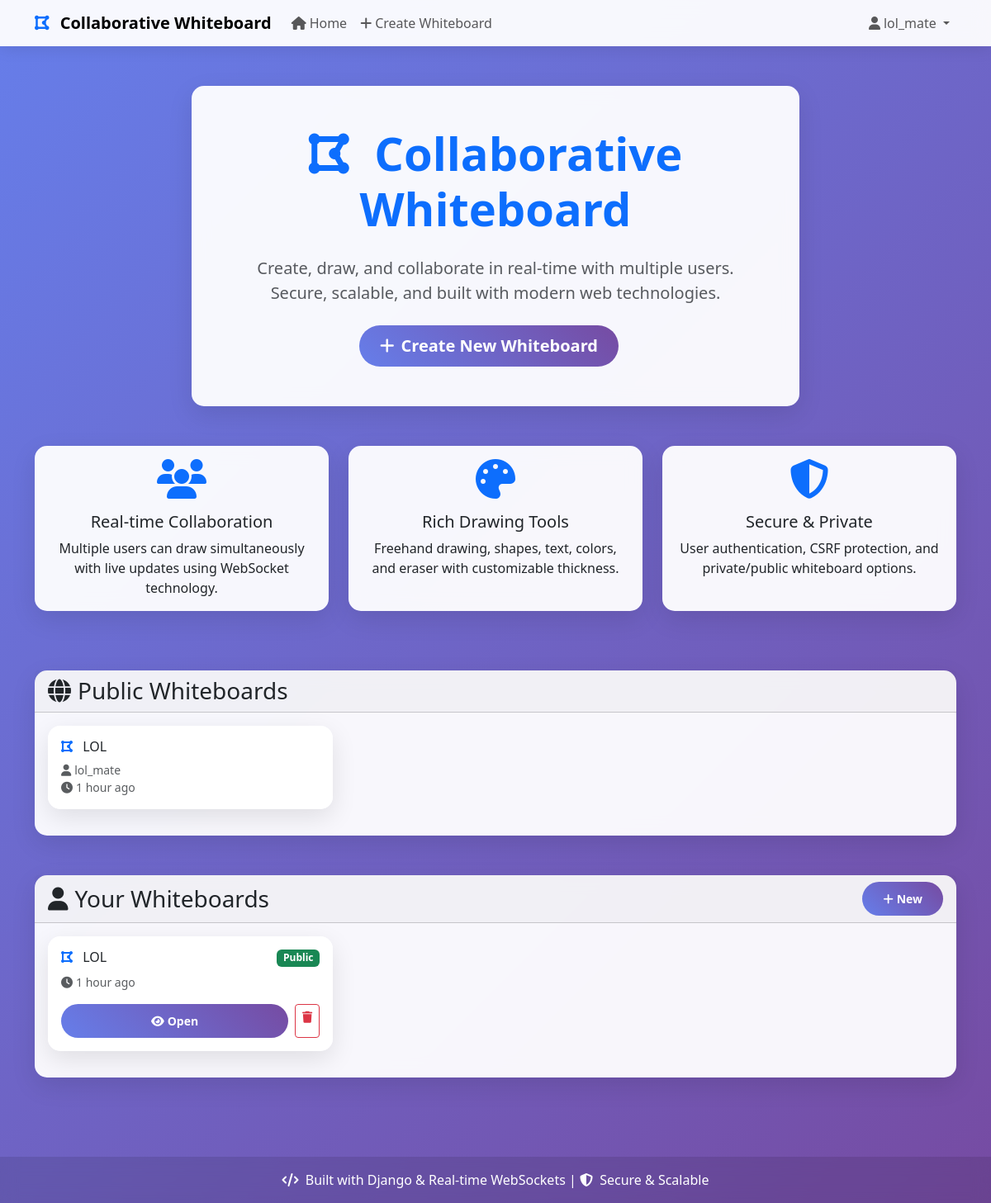
Screenshot of / (signed in) with the database file from the repository.
### whiteboard/models.py (models this page shows, shortened)
class Whiteboard(models.Model):
    title = models.CharField(max_length=200, help_text="Title of the whiteboard")
    owner = models.ForeignKey(User, on_delete=models.CASCADE, related_name='whiteboards')
    data = models.JSONField(default=dict, help_text="Drawing data in JSON format")
    is_public = models.BooleanField(default=False, help_text="Whether the whiteboard is publicly accessible")
    created_at = models.DateTimeField(auto_now_add=True)
    updated_at = models.DateTimeField(auto_now=True)
    class Meta:
        ordering = ['-updated_at']

### whiteboard/views.py (the view)
# urls.py: path('', views.home, name='home'),
def home(request):
    public_whiteboards = Whiteboard.objects.filter(is_public=True)[:10]
    user_whiteboards = []
    if request.user.is_authenticated:
        user_whiteboards = Whiteboard.objects.filter(owner=request.user)[:10]
    context = {
        'public_whiteboards': public_whiteboards,
        'user_whiteboards': user_whiteboards,
    }
    return render(request, 'whiteboard/home.html', context)

### whiteboard/templates/whiteboard/home.html (shortened to what this page needs)
{% extends 'whiteboard/base.html' %}
{% block content %}
<div class="container mt-5">
    <div class="row mb-5">
        <div class="col-lg-8 mx-auto text-center">
            <div class="card">
                <div class="card-body p-5">
                    <h1 class="display-4 fw-bold text-primary mb-4">
                        <i class="fas fa-draw-polygon me-3"></i>
                        Collaborative Whiteboard
                    </h1>
                    <p class="lead text-muted mb-4">
                        Create, draw, and collaborate in real-time with multiple users.
                        Secure, scalable, and built with modern web technologies.
                    </p>
                    {% if user.is_authenticated %}
                        <a href="{% url 'whiteboard:create' %}" class="btn btn-primary btn-lg me-3">
                            <i class="fas fa-plus me-2"></i>Create New Whiteboard
                        </a>
                    {% endif %}
                </div>
            </div>
        </div>
    </div>
    <div class="row mb-5">
        <div class="col-md-4 mb-4">
            <div class="card h-100">
                <div class="card-body text-center">
                    <i class="fas fa-users fa-3x text-primary mb-3"></i>
                    <h5 class="card-title">Real-time Collaboration</h5>
                    <p class="card-text">Multiple users can draw simultaneously with live updates using WebSocket technology.</p>
                </div>
            </div>
        </div>
        <div class="col-md-4 mb-4">
            <div class="card h-100">
                <div class="card-body text-center">
                    <i class="fas fa-palette fa-3x text-primary mb-3"></i>
                    <h5 class="card-title">Rich Drawing Tools</h5>
                    <p class="card-text">Freehand drawing, shapes, text, colors, and eraser with customizable thickness.</p>
                </div>
            </div>
        </div>
        <div class="col-md-4 mb-4">
            <div class="card h-100">
                <div class="card-body text-center">
                    <i class="fas fa-shield-alt fa-3x text-primary mb-3"></i>
                    <h5 class="card-title">Secure & Private</h5>
                    <p class="card-text">User authentication, CSRF protection, and private/public whiteboard options.</p>
                </div>
            </div>
        </div>
    </div>
    {% if public_whiteboards %}
        <div class="row mb-5">
            <div class="col-12">
                <div class="card">
                    <div class="card-header">
                        <h3 class="mb-0">
                            <i class="fas fa-globe me-2"></i>Public Whiteboards
                        </h3>
                    </div>
                    <div class="card-body">
                        <div class="row">
                            {% for whiteboard in public_whiteboards %}
                                <div class="col-md-6 col-lg-4 mb-3">
                                    <div class="card whiteboard-card h-100" onclick="location.href='{% url 'whiteboard:view' whiteboard.pk %}'">
                                        <div class="card-body">
                                            <h6 class="card-title text-truncate">
                                                <i class="fas fa-draw-polygon me-2 text-primary"></i>
                                                {{ whiteboard.title }}
                                            </h6>
                                            <p class="card-text text-muted small">
                                                <i class="fas fa-user me-1"></i>{{ whiteboard.owner.username }}<br>
                                                <i class="fas fa-clock me-1"></i>{{ whiteboard.updated_at|timesince }} ago
                                            </p>
                                        </div>
                                    </div>
                                </div>
                            {% endfor %}
                        </div>
                    </div>
                </div>
            </div>
        </div>
    {% endif %}
    {% if user.is_authenticated and user_whiteboards %}
        <div class="row mb-5">
            <div class="col-12">
                <div class="card">
                    <div class="card-header d-flex justify-content-between align-items-center">
                        <h3 class="mb-0">
                            <i class="fas fa-user me-2"></i>Your Whiteboards
                        </h3>
                        <a href="{% url 'whiteboard:create' %}" class="btn btn-primary btn-sm">
                            <i class="fas fa-plus me-1"></i>New
                        </a>
                    </div>
                    <div class="card-body">
                        <div class="row">
                            {% for whiteboard in user_whiteboards %}
                                <div class="col-md-6 col-lg-4 mb-3">
                                    <div class="card whiteboard-card h-100">
                                        <div class="card-body">
                                            <div class="d-flex justify-content-between align-items-start mb-2">
                                                <h6 class="card-title text-truncate mb-0">
                                                    <i class="fas fa-draw-polygon me-2 text-primary"></i>
                                                    {{ whiteboard.title }}
                                                </h6>
                                                {% if whiteboard.is_public %}
                                                    <span class="badge bg-success">Public</span>
                                                {% else %}
                                                    <span class="badge bg-secondary">Private</span>
                                                {% endif %}
                                            </div>
                                            <p class="card-text text-muted small mb-3">
                                                <i class="fas fa-clock me-1"></i>{{ whiteboard.updated_at|timesince }} ago
                                            </p>
                                            <div class="d-flex gap-2">
                                                <a href="{% url 'whiteboard:view' whiteboard.pk %}" class="btn btn-primary btn-sm flex-grow-1">
                                                    <i class="fas fa-eye me-1"></i>Open
                                                </a>
                                                <a href="{% url 'whiteboard:delete' whiteboard.pk %}" class="btn btn-outline-danger btn-sm">
                                                    <i class="fas fa-trash"></i>
                                                </a>
                                            </div>
                                        </div>
                                    </div>
                                </div>
                            {% endfor %}
                        </div>
                    </div>
                </div>
            </div>
        </div>
    {% endif %}
</div>
{% endblock %}

### whiteboard/templates/whiteboard/base.html (shortened to what this page needs)
<!DOCTYPE html>
<html lang="en">
<head>
    <link href="https://cdn.jsdelivr.net/npm/bootstrap@5.3.0/dist/css/bootstrap.min.css" rel="stylesheet">
    <link href="https://cdnjs.cloudflare.com/ajax/libs/font-awesome/6.4.0/css/all.min.css" rel="stylesheet">
</head>
<body class="d-flex flex-column">
    <nav class="navbar navbar-expand-lg navbar-light">
        <div class="container">
            <a class="navbar-brand fw-bold" href="{% url 'whiteboard:home' %}">
                <i class="fas fa-draw-polygon text-primary me-2"></i>
                Collaborative Whiteboard
            </a>
            <div class="collapse navbar-collapse" id="navbarNav">
                <ul class="navbar-nav me-auto">
                    <li class="nav-item">
                        <a class="nav-link" href="{% url 'whiteboard:home' %}">
                            <i class="fas fa-home me-1"></i>Home
                        </a>
                    </li>
                    {% if user.is_authenticated %}
                        <li class="nav-item">
                            <a class="nav-link" href="{% url 'whiteboard:create' %}">
                                <i class="fas fa-plus me-1"></i>Create Whiteboard
                            </a>
                        </li>
                    {% endif %}
                </ul>
                <ul class="navbar-nav">
                    {% if user.is_authenticated %}
                        <li class="nav-item dropdown">
                            <a class="nav-link dropdown-toggle" href="#" id="navbarDropdown" role="button" data-bs-toggle="dropdown">
                                <i class="fas fa-user me-1"></i>{{ user.username }}
                            </a>
                        </li>
                    {% endif %}
                </ul>
            </div>
        </div>
    </nav>
    <main class="flex-grow-1">
        {% block content %}{% endblock %}
    </main>
    <footer class="footer text-center py-3 mt-5">
        <div class="container">
            <span class="text-white">
                <i class="fas fa-code me-1"></i>
                Built with Django & Real-time WebSockets |
                <i class="fas fa-shield-alt me-1"></i>
                Secure & Scalable
            </span>
        </div>
    </footer>
</body>
</html>

### whiteboard/templates/whiteboard/base.html (style rules this page uses)
body { background: linear-gradient(135deg, #667eea 0%, #764ba2 100%); min-height: 100vh; font-family: 'Segoe UI', Tahoma, Geneva, Verdana, sans-serif; }
.navbar { background: rgba(255, 255, 255, 0.95) !important; backdrop-filter: blur(10px); box-shadow: 0 2px 20px rgba(0, 0, 0, 0.1); }
.card { border: none; box-shadow: 0 10px 30px rgba(0, 0, 0, 0.1); border-radius: 15px; backdrop-filter: blur(10px); background: rgba(255, 255, 255, 0.95); }
.btn-primary { background: linear-gradient(45deg, #667eea, #764ba2); border: none; border-radius: 25px; padding: 10px 25px; font-weight: 600; transition: all 0.3s ease; }
.whiteboard-card { transition: all 0.3s ease; cursor: pointer; }
.footer { background: rgba(0, 0, 0, 0.1); backdrop-filter: blur(10px); margin-top: auto; }

### rows the page displays
Whiteboard: title "LOL", owner.username "lol_mate", updated_at "1 hour", is_public "Public"

### other values shown
{{ user.username }} "lol_mate"
